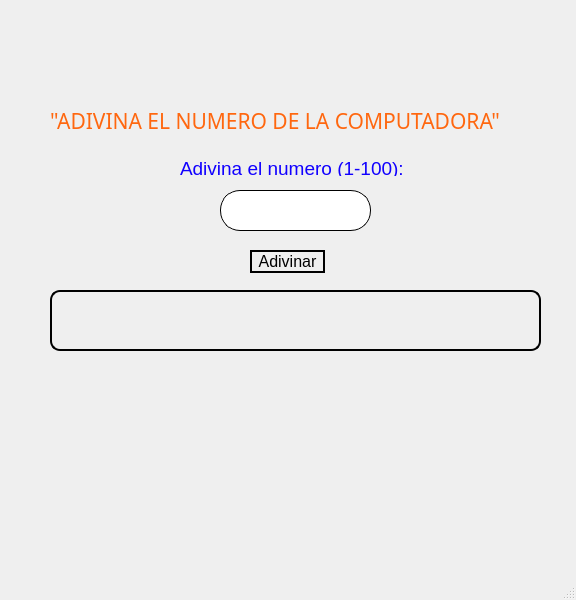
<?xml version="1.0" encoding="UTF-8"?>
<ui version="4.0">
 <class>MainWindow</class>
 <widget class="QMainWindow" name="MainWindow">
  <property name="geometry">
   <rect>
    <x>0</x>
    <y>0</y>
    <width>576</width>
    <height>600</height>
   </rect>
  </property>
  <property name="windowTitle">
   <string>MainWindow</string>
  </property>
  <widget class="QWidget" name="centralwidget">
   <widget class="QLabel" name="label">
    <property name="geometry">
     <rect>
      <x>180</x>
      <y>160</y>
      <width>231</width>
      <height>16</height>
     </rect>
    </property>
    <property name="font">
     <font>
      <pointsize>14</pointsize>
     </font>
    </property>
    <property name="styleSheet">
     <string notr="true">color: rgb(17, 0, 255);</string>
    </property>
    <property name="text">
     <string>Adivina el numero (1-100): </string>
    </property>
   </widget>
   <widget class="QPushButton" name="btnAdivinar">
    <property name="geometry">
     <rect>
      <x>250</x>
      <y>250</y>
      <width>75</width>
      <height>23</height>
     </rect>
    </property>
    <property name="font">
     <font>
      <pointsize>12</pointsize>
     </font>
    </property>
    <property name="styleSheet">
     <string notr="true">border: 2px solid black;
border-radius: 20px;</string>
    </property>
    <property name="text">
     <string>Adivinar</string>
    </property>
   </widget>
   <widget class="QLabel" name="labelResultado">
    <property name="geometry">
     <rect>
      <x>50</x>
      <y>290</y>
      <width>491</width>
      <height>61</height>
     </rect>
    </property>
    <property name="font">
     <font>
      <pointsize>12</pointsize>
     </font>
    </property>
    <property name="styleSheet">
     <string notr="true">border:2px solid black;
border-radius: 10px;</string>
    </property>
    <property name="text">
     <string/>
    </property>
   </widget>
   <widget class="QLineEdit" name="lineEditNumero">
    <property name="geometry">
     <rect>
      <x>220</x>
      <y>190</y>
      <width>151</width>
      <height>41</height>
     </rect>
    </property>
    <property name="font">
     <font>
      <family>Arial Black</family>
      <pointsize>12</pointsize>
      <weight>75</weight>
      <bold>true</bold>
     </font>
    </property>
    <property name="styleSheet">
     <string notr="true">border: 1px solid black;
border-radius: 20px;</string>
    </property>
   </widget>
   <widget class="QLabel" name="label_3">
    <property name="geometry">
     <rect>
      <x>50</x>
      <y>80</y>
      <width>481</width>
      <height>81</height>
     </rect>
    </property>
    <property name="font">
     <font>
      <family>Felix Titling</family>
      <pointsize>16</pointsize>
     </font>
    </property>
    <property name="styleSheet">
     <string notr="true">color: rgb(255, 103, 15);</string>
    </property>
    <property name="text">
     <string>&quot;ADIVINA EL NUMERO DE LA COMPUTADORA&quot;</string>
    </property>
   </widget>
  </widget>
  <widget class="QMenuBar" name="menubar">
   <property name="geometry">
    <rect>
     <x>0</x>
     <y>0</y>
     <width>576</width>
     <height>21</height>
    </rect>
   </property>
  </widget>
  <widget class="QStatusBar" name="statusbar"/>
 </widget>
 <resources>
  <include location="../Recursos.qrc"/>
 </resources>
 <connections/>
</ui>
